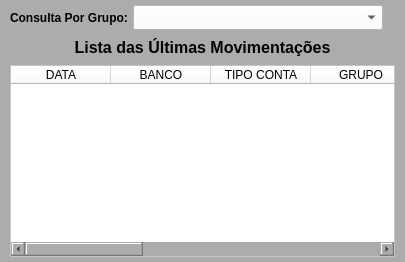
        <widget class="QWidget" name="widget_4" native="true">
         <property name="styleSheet">
          <string notr="true">background-color: rgb(172, 172, 172);</string>
         </property>
         <layout class="QGridLayout" name="gridLayout_3">
          <property name="leftMargin">
           <number>10</number>
          </property>
          <property name="topMargin">
           <number>5</number>
          </property>
          <property name="rightMargin">
           <number>10</number>
          </property>
          <property name="bottomMargin">
           <number>5</number>
          </property>
          <property name="spacing">
           <number>5</number>
          </property>
          <item row="0" column="2" colspan="2">
           <widget class="QLabel" name="label_7">
            <property name="minimumSize">
             <size>
              <width>0</width>
              <height>0</height>
             </size>
            </property>
            <property name="maximumSize">
             <size>
              <width>16777215</width>
              <height>16777215</height>
             </size>
            </property>
            <property name="text">
             <string/>
            </property>
           </widget>
          </item>
          <item row="3" column="0" colspan="4">
           <widget class="QLabel" name="label_5">
            <property name="minimumSize">
             <size>
              <width>0</width>
              <height>25</height>
             </size>
            </property>
            <property name="maximumSize">
             <size>
              <width>16777215</width>
              <height>25</height>
             </size>
            </property>
            <property name="font">
             <font>
              <pointsize>12</pointsize>
              <weight>75</weight>
              <bold>true</bold>
             </font>
            </property>
            <property name="text">
             <string>Lista das Últimas Movimentações</string>
            </property>
            <property name="alignment">
             <set>Qt::AlignCenter</set>
            </property>
           </widget>
          </item>
          <item row="0" column="0">
           <widget class="QLabel" name="label_9">
            <property name="font">
             <font>
              <pointsize>9</pointsize>
              <weight>75</weight>
              <bold>true</bold>
             </font>
            </property>
            <property name="text">
             <string>Consulta Por Grupo:</string>
            </property>
           </widget>
          </item>
          <item row="0" column="1">
           <widget class="QComboBox" name="combo_Consulta_Grupo">
            <property name="sizePolicy">
             <sizepolicy hsizetype="Preferred" vsizetype="Preferred">
              <horstretch>0</horstretch>
              <verstretch>0</verstretch>
             </sizepolicy>
            </property>
            <property name="minimumSize">
             <size>
              <width>250</width>
              <height>25</height>
             </size>
            </property>
            <property name="maximumSize">
             <size>
              <width>250</width>
              <height>25</height>
             </size>
            </property>
            <property name="styleSheet">
             <string notr="true">background-color: rgb(255, 255, 255);</string>
            </property>
            <item>
             <property name="text">
              <string/>
             </property>
            </item>
           </widget>
          </item>
          <item row="4" column="0" colspan="4">
           <widget class="QTableWidget" name="table_Lista">
            <property name="sizePolicy">
             <sizepolicy hsizetype="Preferred" vsizetype="Preferred">
              <horstretch>0</horstretch>
              <verstretch>0</verstretch>
             </sizepolicy>
            </property>
            <property name="styleSheet">
             <string notr="true">background-color: rgb(255, 255, 255);</string>
            </property>
            <column>
             <property name="text">
              <string>DATA</string>
             </property>
            </column>
            <column>
             <property name="text">
              <string>BANCO</string>
             </property>
            </column>
            <column>
             <property name="text">
              <string>TIPO CONTA</string>
             </property>
            </column>
            <column>
             <property name="text">
              <string>GRUPO</string>
             </property>
            </column>
            <column>
             <property name="text">
              <string>CATEGORIA</string>
             </property>
            </column>
            <column>
             <property name="text">
              <string>VALOR</string>
             </property>
            </column>
            <column>
             <property name="text">
              <string>ESTABEL.</string>
             </property>
            </column>
            <column>
             <property name="text">
              <string>CIDADE</string>
             </property>
            </column>
            <column>
             <property name="text">
              <string>OBS</string>
             </property>
            </column>
           </widget>
          </item>
         </layout>
        </widget>
